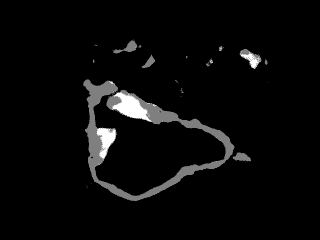
#> input picture aorta_detection/addSRM/2_outfile.png, 320 x 240 px, found by its file name
$ python merge_dl_srm.py
#> lines starting #> are read from the running program, lines starting #| are printed output that depends on the picture; after the words box and inside, x2 and y2 are one past the last pixel; in counts of white or black regions, pixels touching at a corner belong together; long printed decimals are rounded
import numpy as np
from PIL import Image
import imageio
from matplotlib import pyplot as plt

img_path = '/Users/rita/Uni/bachelor_thesis/DL/2_outfile.png'
img = Image.open(img_path)
#> img is the input picture: PIL image 320x240 L; min 0, max 255, mean 9.4
img = np.array(img, dtype=np.float32)
#> img: shape (240, 320) float32
img = img / np.max(np.max(img))
print(set(img.flatten()))
#| {0.0, 0.1255, 0.498, 0.251, 0.3765, 0.6235, 0.749, 0.8745, 1.0}
img [img < 0.3] = 0
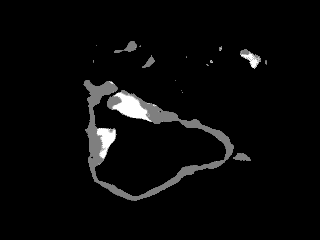
#> img: shape (240, 320) float32; min 0, max 1, mean 0.0355
selParts = (img > 0.3) & (img < 0.5)
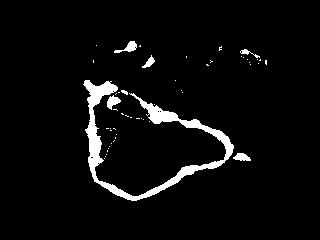
#> selParts: shape (240, 320) bool; 4.5% white; 51 white regions (44 under 20 px), largest, box (x1, y1, x2, y2) and area: (83, 80, 234, 201) 2883, (114, 41, 137, 53) 117, (107, 95, 121, 110) 114
img [img >= 0.5] = 1
img [selParts] = 2
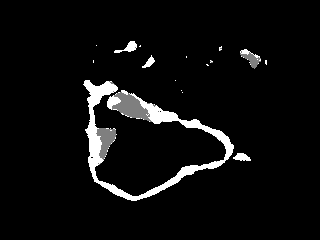
#> img: shape (240, 320) float32; min 0, max 2, mean 0.104; drawn with min black and max white
img [img >= 3] = 0
print(set(img.flatten()))
#| {0.0, 1.0, 2.0}
background = np.argwhere(img==0)
#> background = 72232 pairs, first value 0 to 239, second value 0 to 319
membrane = np.argwhere(img==1)
#> membrane = 1111 pairs, first value 47 to 164, second value 96 to 260
plaque = np.argwhere(img==2)
#> plaque = 3457 pairs, first value 41 to 200, second value 83 to 266


img_path2 = '/Users/rita/Uni/bachelor_thesis/DL/segmented2.png'
img2 = Image.open(img_path2)
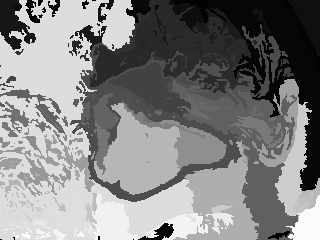
#> input picture aorta_detection/addSRM/segmented2.png, 320 x 240 px, found by its file name
#> img2 is the input picture: PIL image 320x240 L; min 0, max 255, mean 130.7
img2 = np.array(img2)
n_segments = (len(set(img2.flatten())))
#> n_segments = 256
print('Number of segments: ',n_segments)
#| Number of segments:  256

fig = plt.figure()

plt.subplot(221)
plt.imshow(img, cmap='gray')
plt.axis('off')
plt.title('DL', fontsize=16)

plt.subplot(222)
plt.imshow(img2, cmap='gray')
plt.axis('off')
plt.title('Segmented', fontsize=16)

plt.show()

# [17 lines of commented-out code are left out]

output_image = np.zeros(img.shape)
for segm in range(n_segments):

    coords = np.argwhere(img2 == segm) #all coordinates that belong to the segment
    frequencies = [0, 0, 0] #how often the coordinate in selected segment belong to (background, membrane, plaque)

    for coord in coords:
        if img[coord[0], coord[1]] == 0:
            frequencies[0] += 1
        elif img[coord[0], coord[1]] == 1:
            frequencies[1] += 1
        elif img[coord[0], coord[1]] == 2:
            frequencies[2] += 1
    struct = np.argmax(frequencies)
    for c in coords:
        output_image[c[0], c[1]] = struct
#> this loop made 256 passes
#> coords on passes 27, 36, 49: [[35, 178], [35, 179], [36, 177], [36, 178]], [[43, 68], [44, 68], [45, 68], [46, 68]], [[51, 79], [52, 78], [52, 79], [53, 78]]
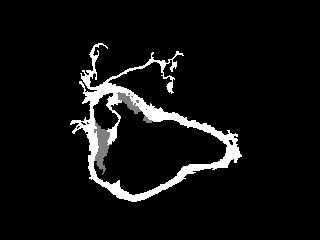
#> output_image: shape (240, 320) float64; min 0, max 2, mean 0.125; drawn with min black and max white
    #output_image[coords] = struct

fig = plt.figure()
fig.suptitle('Q = 0.002', fontsize=16)

plt.subplot(131)
plt.imshow(img)
plt.axis('off')
plt.title('DL', fontsize=16)

plt.subplot(132)
plt.imshow(img2)
#plt.scatter([t1[1] for t1 in tmp], [t2[0] for t2 in tmp], c='red', s=1, label='Segment '+str(m))
plt.axis('off')
plt.title('Segmented', fontsize=16)

plt.subplot(133)
plt.imshow(output_image)
plt.axis('off')
plt.title('Mix', fontsize=16)
plt.savefig('dl_segm_mixed2.png')
plt.show()
